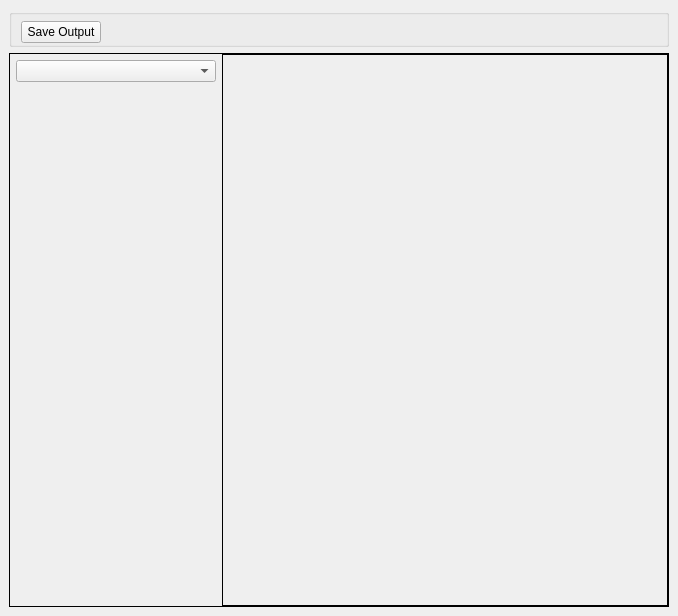
<?xml version="1.0" encoding="UTF-8"?>
<ui version="4.0">
 <class>MainWindow</class>
 <widget class="QMainWindow" name="MainWindow">
  <property name="geometry">
   <rect>
    <x>0</x>
    <y>0</y>
    <width>678</width>
    <height>616</height>
   </rect>
  </property>
  <property name="sizePolicy">
   <sizepolicy hsizetype="Minimum" vsizetype="Expanding">
    <horstretch>0</horstretch>
    <verstretch>0</verstretch>
   </sizepolicy>
  </property>
  <property name="minimumSize">
   <size>
    <width>0</width>
    <height>616</height>
   </size>
  </property>
  <property name="windowTitle">
   <string>Livetexgen</string>
  </property>
  <widget class="QWidget" name="aWindowDisplay">
   <property name="enabled">
    <bool>true</bool>
   </property>
   <property name="sizePolicy">
    <sizepolicy hsizetype="Preferred" vsizetype="Maximum">
     <horstretch>0</horstretch>
     <verstretch>0</verstretch>
    </sizepolicy>
   </property>
   <property name="minimumSize">
    <size>
     <width>0</width>
     <height>572</height>
    </size>
   </property>
   <property name="maximumSize">
    <size>
     <width>16777215</width>
     <height>572</height>
    </size>
   </property>
   <property name="layoutDirection">
    <enum>Qt::LeftToRight</enum>
   </property>
   <layout class="QVBoxLayout" name="verticalLayout">
    <property name="sizeConstraint">
     <enum>QLayout::SetMaximumSize</enum>
    </property>
    <item>
     <widget class="QGroupBox" name="MainControls">
      <property name="sizePolicy">
       <sizepolicy hsizetype="Minimum" vsizetype="Maximum">
        <horstretch>0</horstretch>
        <verstretch>0</verstretch>
       </sizepolicy>
      </property>
      <property name="minimumSize">
       <size>
        <width>0</width>
        <height>274</height>
       </size>
      </property>
      <property name="maximumSize">
       <size>
        <width>16777215</width>
        <height>16777215</height>
       </size>
      </property>
      <property name="alignment">
       <set>Qt::AlignLeading|Qt::AlignLeft|Qt::AlignVCenter</set>
      </property>
      <property name="flat">
       <bool>false</bool>
      </property>
      <layout class="QHBoxLayout" name="horizontalLayout">
       <property name="sizeConstraint">
        <enum>QLayout::SetMinimumSize</enum>
       </property>
       <property name="topMargin">
        <number>6</number>
       </property>
       <property name="bottomMargin">
        <number>1</number>
       </property>
       <item alignment="Qt::AlignLeft">
        <widget class="QPushButton" name="SaveOutputButton">
         <property name="sizePolicy">
          <sizepolicy hsizetype="Fixed" vsizetype="Fixed">
           <horstretch>0</horstretch>
           <verstretch>0</verstretch>
          </sizepolicy>
         </property>
         <property name="text">
          <string>Save Output</string>
         </property>
        </widget>
       </item>
       <item>
        <spacer name="MainControlsSpacer">
         <property name="orientation">
          <enum>Qt::Horizontal</enum>
         </property>
         <property name="sizeHint" stdset="0">
          <size>
           <width>40</width>
           <height>20</height>
          </size>
         </property>
        </spacer>
       </item>
      </layout>
     </widget>
    </item>
    <item>
     <widget class="QFrame" name="MainRegion">
      <property name="sizePolicy">
       <sizepolicy hsizetype="Preferred" vsizetype="Minimum">
        <horstretch>0</horstretch>
        <verstretch>0</verstretch>
       </sizepolicy>
      </property>
      <property name="frameShape">
       <enum>QFrame::Box</enum>
      </property>
      <layout class="QGridLayout" name="gridLayout">
       <property name="sizeConstraint">
        <enum>QLayout::SetDefaultConstraint</enum>
       </property>
       <property name="leftMargin">
        <number>0</number>
       </property>
       <property name="topMargin">
        <number>0</number>
       </property>
       <property name="rightMargin">
        <number>0</number>
       </property>
       <property name="bottomMargin">
        <number>0</number>
       </property>
       <item row="0" column="1">
        <widget class="QLabel" name="OutputImage">
         <property name="sizePolicy">
          <sizepolicy hsizetype="Minimum" vsizetype="Preferred">
           <horstretch>0</horstretch>
           <verstretch>0</verstretch>
          </sizepolicy>
         </property>
         <property name="autoFillBackground">
          <bool>true</bool>
         </property>
         <property name="frameShape">
          <enum>QFrame::Box</enum>
         </property>
         <property name="text">
          <string/>
         </property>
         <property name="alignment">
          <set>Qt::AlignCenter</set>
         </property>
        </widget>
       </item>
       <item row="0" column="0">
        <widget class="QFrame" name="SubControls">
         <property name="enabled">
          <bool>true</bool>
         </property>
         <property name="sizePolicy">
          <sizepolicy hsizetype="Maximum" vsizetype="Minimum">
           <horstretch>0</horstretch>
           <verstretch>0</verstretch>
          </sizepolicy>
         </property>
         <layout class="QGridLayout" name="gridLayout_2">
          <property name="sizeConstraint">
           <enum>QLayout::SetDefaultConstraint</enum>
          </property>
          <property name="leftMargin">
           <number>6</number>
          </property>
          <property name="topMargin">
           <number>6</number>
          </property>
          <property name="rightMargin">
           <number>0</number>
          </property>
          <property name="bottomMargin">
           <number>6</number>
          </property>
          <property name="spacing">
           <number>0</number>
          </property>
          <item row="0" column="0">
           <widget class="QComboBox" name="ExampleComboBox">
            <property name="sizePolicy">
             <sizepolicy hsizetype="Maximum" vsizetype="Maximum">
              <horstretch>0</horstretch>
              <verstretch>0</verstretch>
             </sizepolicy>
            </property>
            <property name="minimumSize">
             <size>
              <width>200</width>
              <height>0</height>
             </size>
            </property>
            <property name="currentText">
             <string notr="true"/>
            </property>
            <property name="placeholderText">
             <string>Resolution</string>
            </property>
           </widget>
          </item>
          <item row="1" column="0">
           <spacer name="SubControlsSpacer">
            <property name="orientation">
             <enum>Qt::Vertical</enum>
            </property>
            <property name="sizeHint" stdset="0">
             <size>
              <width>20</width>
              <height>40</height>
             </size>
            </property>
           </spacer>
          </item>
         </layout>
        </widget>
       </item>
      </layout>
     </widget>
    </item>
   </layout>
  </widget>
 </widget>
 <resources/>
 <connections/>
</ui>
